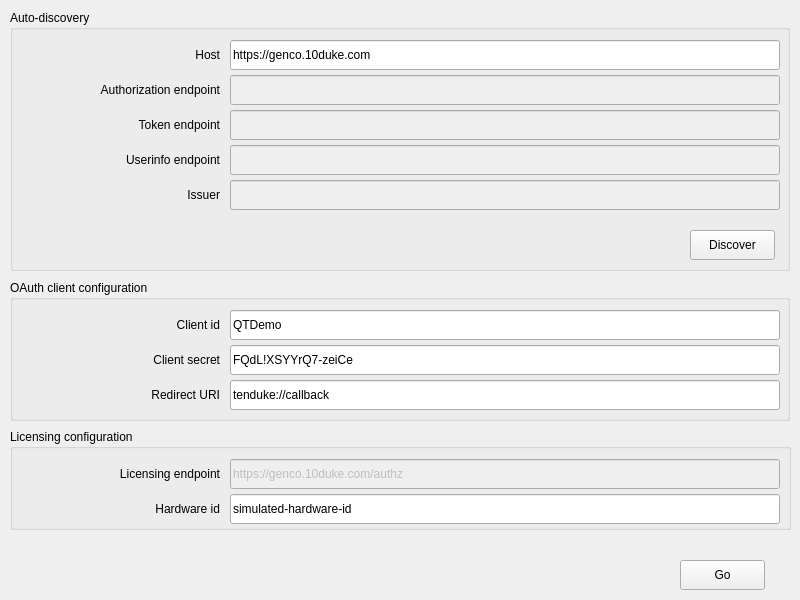
<?xml version="1.0" encoding="UTF-8"?>
<ui version="4.0">
 <class>tenduke::qt::demo::AutoDiscoveredParameters</class>
 <widget class="QMainWindow" name="tenduke::qt::demo::AutoDiscoveredParameters">
  <property name="geometry">
   <rect>
    <x>0</x>
    <y>0</y>
    <width>800</width>
    <height>600</height>
   </rect>
  </property>
  <property name="windowTitle">
   <string>MainWindow</string>
  </property>
  <widget class="QWidget" name="centralwidget">
   <widget class="QGroupBox" name="grpAutoDiscovery">
    <property name="geometry">
     <rect>
      <x>10</x>
      <y>10</y>
      <width>780</width>
      <height>261</height>
     </rect>
    </property>
    <property name="title">
     <string>Auto-discovery</string>
    </property>
    <widget class="QLabel" name="lblHost">
     <property name="geometry">
      <rect>
       <x>10</x>
       <y>30</y>
       <width>200</width>
       <height>30</height>
      </rect>
     </property>
     <property name="text">
      <string>Host</string>
     </property>
     <property name="alignment">
      <set>Qt::AlignRight|Qt::AlignTrailing|Qt::AlignVCenter</set>
     </property>
    </widget>
    <widget class="QPushButton" name="btnDiscover">
     <property name="geometry">
      <rect>
       <x>680</x>
       <y>220</y>
       <width>85</width>
       <height>30</height>
      </rect>
     </property>
     <property name="text">
      <string>Discover</string>
     </property>
    </widget>
    <widget class="QLabel" name="lblAuthorizationEndpoint">
     <property name="geometry">
      <rect>
       <x>10</x>
       <y>65</y>
       <width>200</width>
       <height>30</height>
      </rect>
     </property>
     <property name="text">
      <string>Authorization endpoint</string>
     </property>
     <property name="alignment">
      <set>Qt::AlignRight|Qt::AlignTrailing|Qt::AlignVCenter</set>
     </property>
    </widget>
    <widget class="QLabel" name="lblAuthorizationEndpoint_2">
     <property name="geometry">
      <rect>
       <x>10</x>
       <y>100</y>
       <width>200</width>
       <height>30</height>
      </rect>
     </property>
     <property name="text">
      <string>Token endpoint</string>
     </property>
     <property name="alignment">
      <set>Qt::AlignRight|Qt::AlignTrailing|Qt::AlignVCenter</set>
     </property>
    </widget>
    <widget class="QLabel" name="lblAuthorizationEndpoint_3">
     <property name="geometry">
      <rect>
       <x>10</x>
       <y>135</y>
       <width>200</width>
       <height>30</height>
      </rect>
     </property>
     <property name="text">
      <string>Userinfo endpoint</string>
     </property>
     <property name="alignment">
      <set>Qt::AlignRight|Qt::AlignTrailing|Qt::AlignVCenter</set>
     </property>
    </widget>
    <widget class="QLabel" name="lblAuthorizationEndpoint_4">
     <property name="geometry">
      <rect>
       <x>10</x>
       <y>170</y>
       <width>200</width>
       <height>30</height>
      </rect>
     </property>
     <property name="text">
      <string>Issuer</string>
     </property>
     <property name="alignment">
      <set>Qt::AlignRight|Qt::AlignTrailing|Qt::AlignVCenter</set>
     </property>
    </widget>
    <widget class="QLineEdit" name="hostname">
     <property name="geometry">
      <rect>
       <x>220</x>
       <y>30</y>
       <width>550</width>
       <height>30</height>
      </rect>
     </property>
     <property name="text">
      <string>https://genco.10duke.com</string>
     </property>
    </widget>
    <widget class="QLineEdit" name="authorizationEndpoint">
     <property name="enabled">
      <bool>false</bool>
     </property>
     <property name="geometry">
      <rect>
       <x>220</x>
       <y>65</y>
       <width>550</width>
       <height>30</height>
      </rect>
     </property>
    </widget>
    <widget class="QLineEdit" name="tokenEndpoint">
     <property name="enabled">
      <bool>false</bool>
     </property>
     <property name="geometry">
      <rect>
       <x>220</x>
       <y>100</y>
       <width>550</width>
       <height>30</height>
      </rect>
     </property>
    </widget>
    <widget class="QLineEdit" name="userinfoEndpoint">
     <property name="enabled">
      <bool>false</bool>
     </property>
     <property name="geometry">
      <rect>
       <x>220</x>
       <y>135</y>
       <width>550</width>
       <height>30</height>
      </rect>
     </property>
    </widget>
    <widget class="QLineEdit" name="issuer">
     <property name="enabled">
      <bool>false</bool>
     </property>
     <property name="geometry">
      <rect>
       <x>220</x>
       <y>170</y>
       <width>550</width>
       <height>30</height>
      </rect>
     </property>
    </widget>
   </widget>
   <widget class="QGroupBox" name="grpOAuthClientConfiguration">
    <property name="geometry">
     <rect>
      <x>10</x>
      <y>280</y>
      <width>780</width>
      <height>141</height>
     </rect>
    </property>
    <property name="title">
     <string>OAuth client configuration</string>
    </property>
    <widget class="QLabel" name="lblClientId">
     <property name="geometry">
      <rect>
       <x>10</x>
       <y>30</y>
       <width>200</width>
       <height>30</height>
      </rect>
     </property>
     <property name="text">
      <string>Client id</string>
     </property>
     <property name="alignment">
      <set>Qt::AlignRight|Qt::AlignTrailing|Qt::AlignVCenter</set>
     </property>
    </widget>
    <widget class="QLabel" name="lblClientSecret">
     <property name="geometry">
      <rect>
       <x>10</x>
       <y>65</y>
       <width>200</width>
       <height>30</height>
      </rect>
     </property>
     <property name="text">
      <string>Client secret</string>
     </property>
     <property name="alignment">
      <set>Qt::AlignRight|Qt::AlignTrailing|Qt::AlignVCenter</set>
     </property>
    </widget>
    <widget class="QLabel" name="lblRedirectURI">
     <property name="geometry">
      <rect>
       <x>10</x>
       <y>100</y>
       <width>200</width>
       <height>30</height>
      </rect>
     </property>
     <property name="text">
      <string>Redirect URI</string>
     </property>
     <property name="alignment">
      <set>Qt::AlignRight|Qt::AlignTrailing|Qt::AlignVCenter</set>
     </property>
    </widget>
    <widget class="QLineEdit" name="clientIdentifier">
     <property name="geometry">
      <rect>
       <x>220</x>
       <y>30</y>
       <width>550</width>
       <height>30</height>
      </rect>
     </property>
     <property name="text">
      <string>QTDemo</string>
     </property>
    </widget>
    <widget class="QLineEdit" name="clientSecret">
     <property name="geometry">
      <rect>
       <x>220</x>
       <y>65</y>
       <width>550</width>
       <height>30</height>
      </rect>
     </property>
     <property name="text">
      <string>FQdL!XSYYrQ7-zeiCe</string>
     </property>
    </widget>
    <widget class="QLineEdit" name="redirectUri">
     <property name="geometry">
      <rect>
       <x>220</x>
       <y>100</y>
       <width>550</width>
       <height>30</height>
      </rect>
     </property>
     <property name="text">
      <string>tenduke://callback</string>
     </property>
    </widget>
   </widget>
   <widget class="QGroupBox" name="groupBox">
    <property name="geometry">
     <rect>
      <x>10</x>
      <y>429</y>
      <width>781</width>
      <height>101</height>
     </rect>
    </property>
    <property name="title">
     <string>Licensing configuration</string>
    </property>
    <widget class="QLabel" name="label">
     <property name="geometry">
      <rect>
       <x>10</x>
       <y>30</y>
       <width>200</width>
       <height>30</height>
      </rect>
     </property>
     <property name="text">
      <string>Licensing endpoint</string>
     </property>
     <property name="alignment">
      <set>Qt::AlignRight|Qt::AlignTrailing|Qt::AlignVCenter</set>
     </property>
    </widget>
    <widget class="QLabel" name="lblHardwareId">
     <property name="geometry">
      <rect>
       <x>10</x>
       <y>65</y>
       <width>200</width>
       <height>30</height>
      </rect>
     </property>
     <property name="text">
      <string>Hardware id</string>
     </property>
     <property name="alignment">
      <set>Qt::AlignRight|Qt::AlignTrailing|Qt::AlignVCenter</set>
     </property>
    </widget>
    <widget class="QLineEdit" name="licensingEndpoint">
     <property name="enabled">
      <bool>false</bool>
     </property>
     <property name="geometry">
      <rect>
       <x>220</x>
       <y>30</y>
       <width>550</width>
       <height>30</height>
      </rect>
     </property>
     <property name="text">
      <string>https://genco.10duke.com/authz</string>
     </property>
    </widget>
    <widget class="QLineEdit" name="hardwareId">
     <property name="geometry">
      <rect>
       <x>220</x>
       <y>65</y>
       <width>550</width>
       <height>30</height>
      </rect>
     </property>
     <property name="text">
      <string>simulated-hardware-id</string>
     </property>
    </widget>
   </widget>
   <widget class="QPushButton" name="btnGo">
    <property name="geometry">
     <rect>
      <x>680</x>
      <y>560</y>
      <width>85</width>
      <height>30</height>
     </rect>
    </property>
    <property name="text">
     <string>Go</string>
    </property>
   </widget>
  </widget>
 </widget>
 <resources/>
 <connections/>
</ui>
